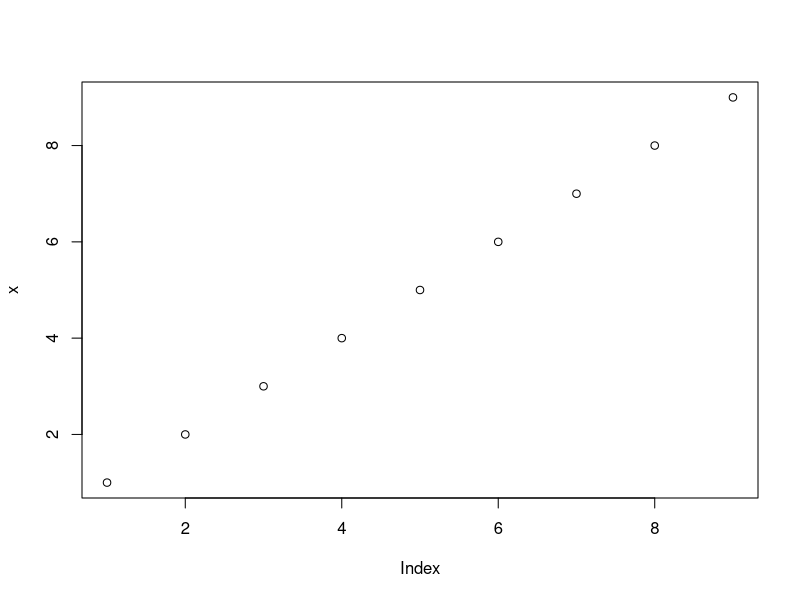

Reproduce this figure in R.
#for the code to run in Rstdio we have use Ctrl + Enter in Source pane
print("R programming language")
5+6
sum1<- 23+64
sum1

#On the Right of this Souce pane that is Environment Pane on the Right ->
#In this Environment Pane there is also history so that we can check whether what we have executed. 

demo<-"Hello World"
demo



#So now if we want to create 2 or 2+ variable in one line.
#And for that the variables should be seperated by ; as shown below
demo1<- 7+9;demo2<- 6+22
print(demo1)
print(demo2)

# Now the Pane below the Environment Pane is Output or say more importantly graphical output is shown in this pane.
#There are also Packages section in the Output Pane. From there you can install multiple packages for the future use.
# In the packages section we can install multiple packages with the only requirement of internet connectivity , so we have installed ggplot2 and DepLogo.
#Also we can get to help section and search for the syntax or info needed regarding the package or procedure.
#In the packages section there are multiple packages installed already so to check on them, do the following:
sessionInfo()
#so now this will show all the base packages in the attached base packages, can be also seen via the  tick mark in the packages section in Output Pane.


#Lets see the output or graph generation or plotting of graph in Output Pane.
x<-1:9
plot(x)
#so now suppose if we want to know about the plot simply add ? infront of the  plot.
?plot(x)
#so we can see  in the output pane related to particular graph.


#R language is Case sensitive language.
a <- 10; A<- 10
# You can see in the environment pane the new 2 variables added.

